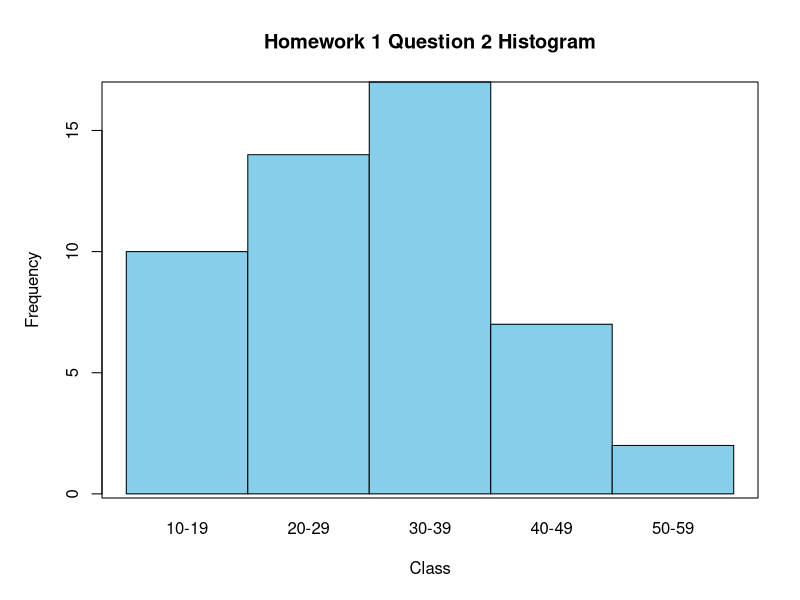

The R source for this figure:
# data
class <- c("10-19", "20-29", "30-39", "40-49","50-59")
frequency <- c(10,14,17,7,2)


# output to svg file
svg("~/Workspace/ghastman/ECON27000/Homework_1_Histogram.svg", width = 8, height = 5)

# set margins
par(mar = c(5, 5, 4, 2) + 0.1)

# Generate plot
barplot(frequency, 
        names.arg = class, 
        space = 0, 
        col = "skyblue", 
        border = "black",
        main = "Homework 1 Question 2 Histogram",
        xlab = "Class",
        ylab = "Frequency")
box() # adds an outer border


#close and save
dev.off()
